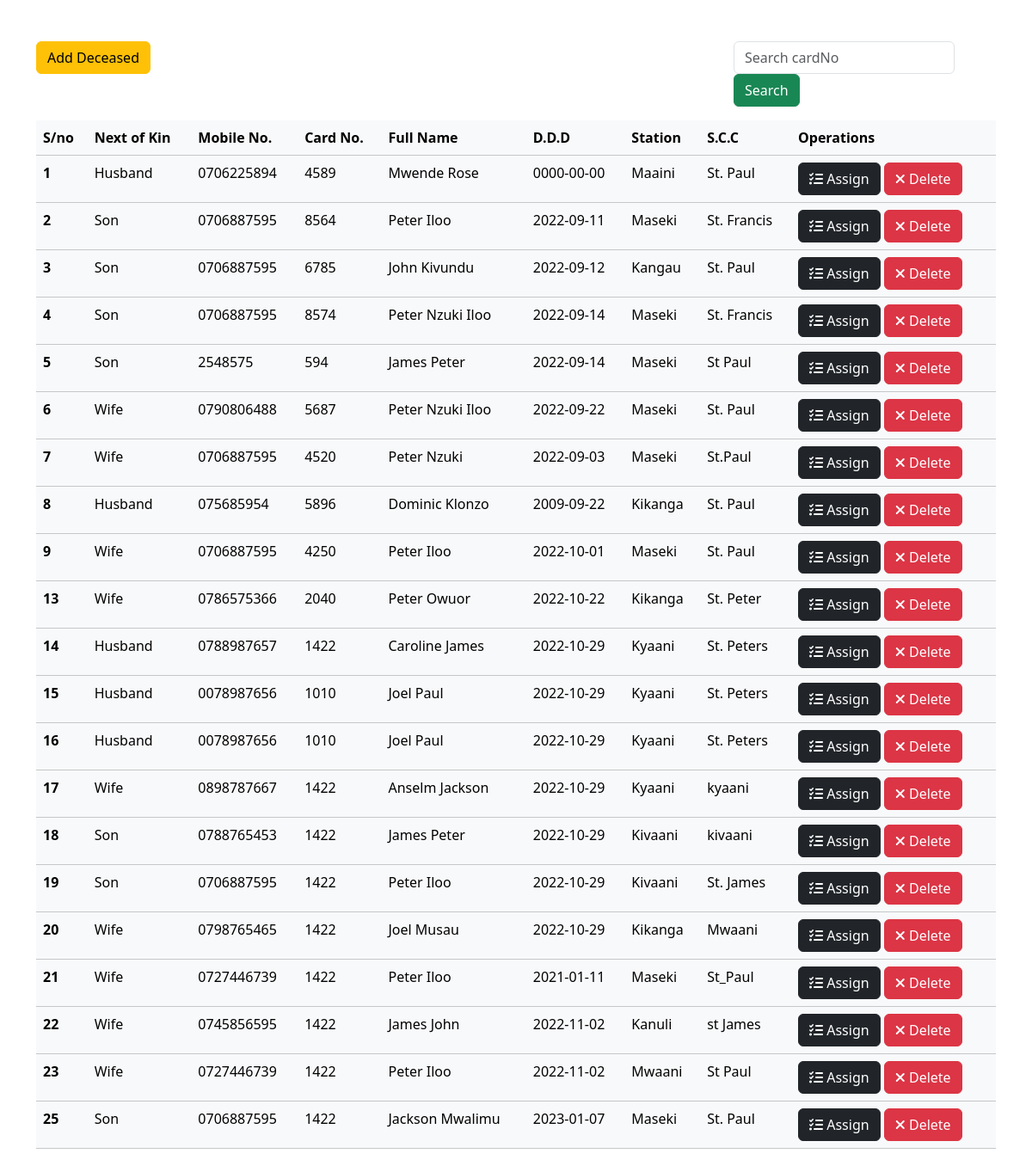
The app's page /displayDeceased.php with its own data.
### tables this page shows
CREATE TABLE `deceased` (
  `id` int(11) NOT NULL,
  `nextKin` varchar(100) NOT NULL,
  `mobile` varchar(20) NOT NULL,
  `cardNo` varchar(100) NOT NULL,
  `fullName` varchar(100) NOT NULL,
  `DDD` date NOT NULL,
  `outStation` varchar(100) NOT NULL,
  `SCC` varchar(100) NOT NULL
);

### displayDeceased.php (the view, shortened to what this page needs)
<?php
include("../partials/dbConnection.php");
 ?>
<!DOCTYPE html>
<html lang="en">
<head>
    <link rel="stylesheet" href="../css/bootstrap.css">
    <link rel="stylesheet" href="../js/bootstrap.js">
    <link rel="stylesheet" href="../fonts/css/all.css">
</head>
<body>
<div class="container my-5">
<a href = "bookBurial.php" class="btn btn-warning">Add Deceased </a>
<div style="float:right;" class="mx-5 pb-3">
<form class="form-inline" action="displayDeceased.php">
    <input class="form-control mr-sm-2" type="text" name="cardNo" placeholder="Search cardNo">
    <button class="btn btn-success" type="submit" name="search">Search</button>
  </form>
  </div>
        <table class="table table-light table-hover">
            <thead class="bg-dark text-light">
                <tr>
                    <th scope="col">S/no</th>
                    <th scope="col">Next of Kin</th>
                    <th scope="col">Mobile No.</th>
                    <th scope="col">Card No.</th>
                    <th scope="col">Full Name</th>
                    <th scope="col">D.D.D</th>
                    <th scope="col">Station</th>
                    <th scope="col">S.C.C</th>
                    <th scope="col">Operations</th>
                </tr>
            </thead>
            <tbody>
                <?php
$sql = "SELECT * FROM deceased";
$result = mysqli_query($con,$sql);
while($row = mysqli_fetch_assoc($result)){
    $id = $row["id"];
    $nextKin = $row["nextKin"];
    $mobile = $row["mobile"];
    $cardNo = $row["cardNo"];
    $fullName = $row["fullName"];
    $DDD = $row["DDD"];
    $outStation = $row["outStation"];
    $scc = $row["SCC"];
    echo '<tr>
    <th scope="row">'.$id.'</th>
    <td>'.$nextKin.'</td>
    <td>'.$mobile.'</td>
    <td>'.$cardNo.'</td>
    <td>'.$fullName.'</td>
    <td>'.$DDD.'</td>
    <td>'.$outStation.'</td>
    <td>'.$scc.'</td>
    <td>
    <a href = "assignDeceased.php?assignid='.$id.'" class="btn btn-dark"> <i class="fas fa-tasks mr-1"></i> Assign </a>
    <a href = "deleteDeceased.php?deleteid='.$id.'" class="btn btn-danger"><i class="fas fa-remove mr-1"></i> Delete </a>
    </td>
</tr>';
}
?>
            </tbody>
        </table>
    </div>
</body>
</html>

### records on screen
deceased: id "1", nextKin "Husband", mobile "0706225894", cardNo "4589", fullName "Mwende Rose", DDD "0000-00-00", outStation "Maaini", SCC "St. Paul"
deceased: id "2", nextKin "Son", mobile "0706887595", cardNo "8564", fullName "Peter Iloo", DDD "2022-09-11", outStation "Maseki", SCC "St. Francis"
deceased: id "3", nextKin "Son", mobile "0706887595", cardNo "6785", fullName "John Kivundu", DDD "2022-09-12", outStation "Kangau", SCC "St. Paul"
deceased: id "4", nextKin "Son", mobile "0706887595", cardNo "8574", fullName "Peter Nzuki Iloo", DDD "2022-09-14", outStation "Maseki", SCC "St. Francis"
deceased: id "5", nextKin "Son", mobile "2548575", cardNo "594", fullName "James Peter", DDD "2022-09-14", outStation "Maseki", SCC "St Paul"
deceased: id "6", nextKin "Wife", mobile "0790806488", cardNo "5687", fullName "Peter Nzuki Iloo", DDD "2022-09-22", outStation "Maseki", SCC "St. Paul"
deceased: id "7", nextKin "Wife", mobile "0706887595", cardNo "4520", fullName "Peter Nzuki", DDD "2022-09-03", outStation "Maseki", SCC "St.Paul"
deceased: id "8", nextKin "Husband", mobile "075685954", cardNo "5896", fullName "Dominic Klonzo", DDD "2009-09-22", outStation "Kikanga", SCC "St. Paul"
deceased: id "9", nextKin "Wife", mobile "0706887595", cardNo "4250", fullName "Peter Iloo", DDD "2022-10-01", outStation "Maseki", SCC "St. Paul"
deceased: id "13", nextKin "Wife", mobile "0786575366", cardNo "2040", fullName "Peter Owuor", DDD "2022-10-22", outStation "Kikanga", SCC "St. Peter"
deceased: id "14", nextKin "Husband", mobile "0788987657", cardNo "1422", fullName "Caroline James", DDD "2022-10-29", outStation "Kyaani", SCC "St. Peters"
deceased: id "15", nextKin "Husband", mobile "0078987656", cardNo "1010", fullName "Joel Paul", DDD "2022-10-29", outStation "Kyaani", SCC "St. Peters"
deceased: id "16", nextKin "Husband", mobile "0078987656", cardNo "1010", fullName "Joel Paul", DDD "2022-10-29", outStation "Kyaani", SCC "St. Peters"
deceased: id "17", nextKin "Wife", mobile "0898787667", cardNo "1422", fullName "Anselm Jackson", DDD "2022-10-29", outStation "Kyaani", SCC "kyaani"
deceased: id "18", nextKin "Son", mobile "0788765453", cardNo "1422", fullName "James Peter", DDD "2022-10-29", outStation "Kivaani", SCC "kivaani"
deceased: id "19", nextKin "Son", mobile "0706887595", cardNo "1422", fullName "Peter Iloo", DDD "2022-10-29", outStation "Kivaani", SCC "St. James"
deceased: id "20", nextKin "Wife", mobile "0798765465", cardNo "1422", fullName "Joel Musau", DDD "2022-10-29", outStation "Kikanga", SCC "Mwaani"
deceased: id "21", nextKin "Wife", mobile "0727446739", cardNo "1422", fullName "Peter Iloo", DDD "2021-01-11", outStation "Maseki", SCC "St_Paul"
deceased: id "22", nextKin "Wife", mobile "0745856595", cardNo "1422", fullName "James John", DDD "2022-11-02", outStation "Kanuli", SCC "st James"
deceased: id "23", nextKin "Wife", mobile "0727446739", cardNo "1422", fullName "Peter Iloo", DDD "2022-11-02", outStation "Mwaani", SCC "St Paul"
deceased: id "25", nextKin "Son", mobile "0706887595", cardNo "1422", fullName "Jackson Mwalimu", DDD "2023-01-07", outStation "Maseki", SCC "St. Paul"
